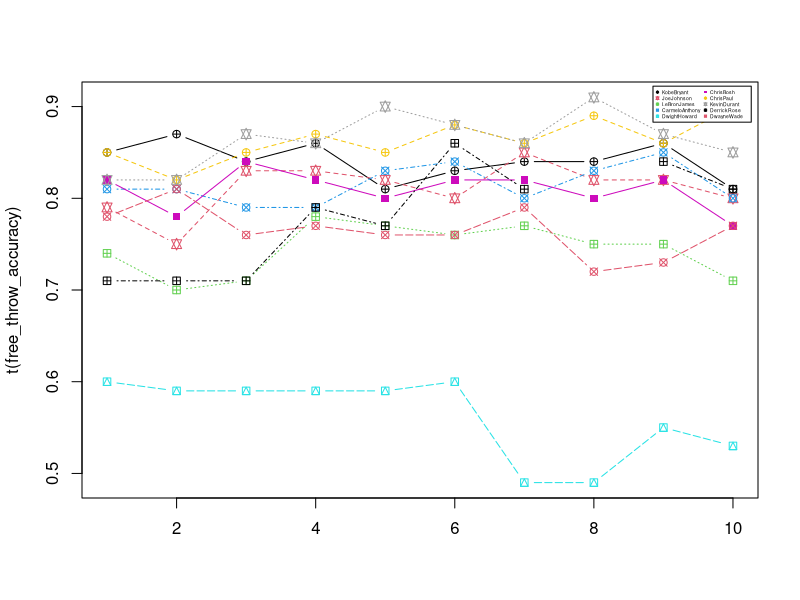
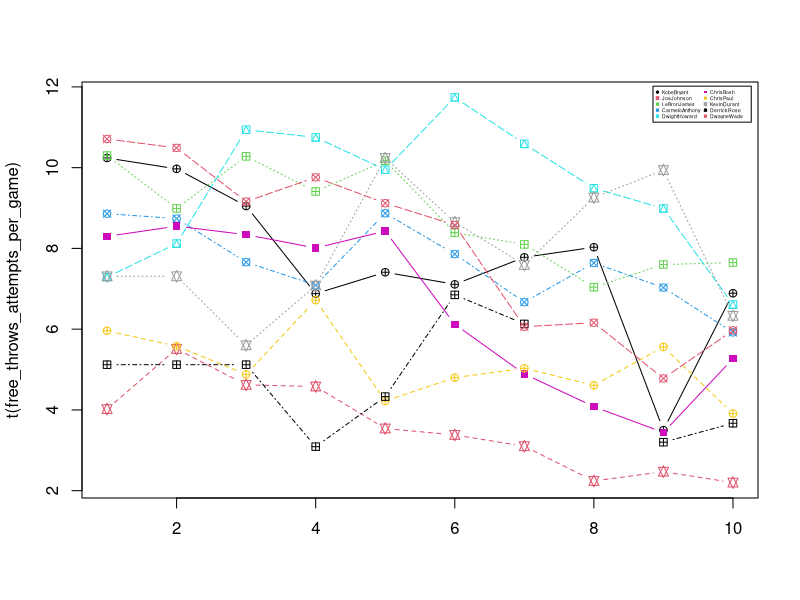
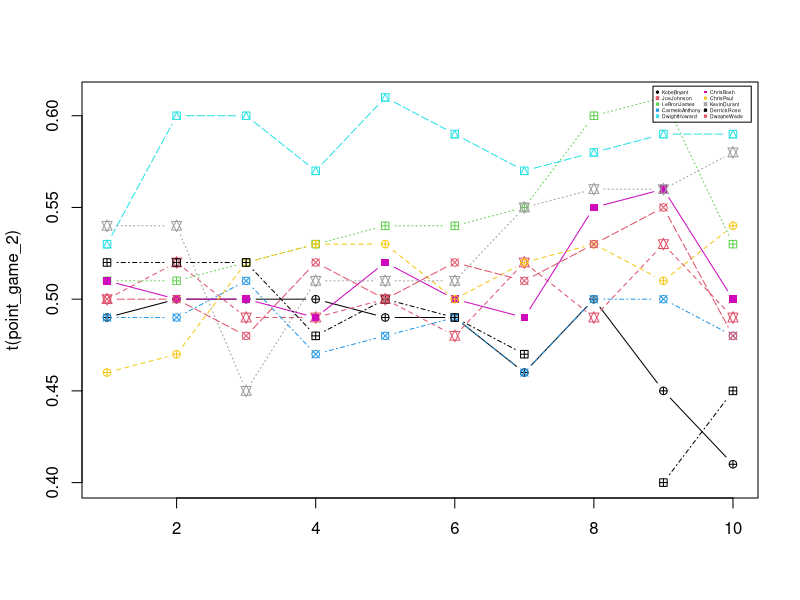
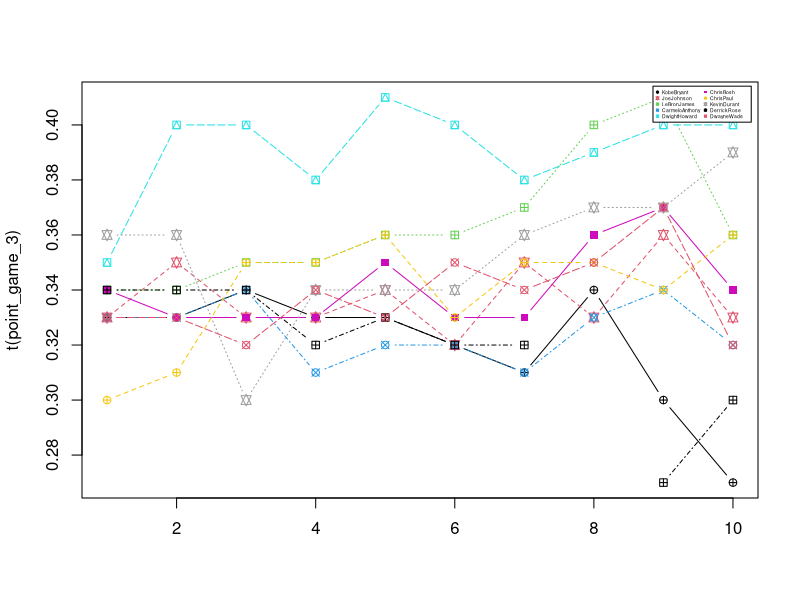

The R source for these figures, in order:

#Seasons of the players
Seasons <- c("2005","2006","2007","2008","2009","2010","2011",
             "2012","2013","2014")

#Players
Players <- c("KobeBryant","JoeJohnson","LeBronJames",
             "CarmeloAnthony","DwightHoward","ChrisBosh",
             "ChrisPaul","KevinDurant","DerrickRose","DwayneWade")

#Games of the players
KobeBryant_G <- c(80,77,82,82,73,82,58,78,6,35)
JoeJohnson_G <- c(82,57,82,79,76,72,60,72,79,80)
LeBronJames_G <- c(79,78,75,81,76,79,62,76,77,69)
CarmeloAnthony_G <- c(80,65,77,66,69,77,55,67,77,40)
DwightHoward_G <- c(82,82,82,79,82,78,54,76,71,41)
ChrisBosh_G <- c(70,69,67,77,70,77,57,74,79,44)
ChrisPaul_G <- c(78,64,80,78,45,80,60,70,62,82)
KevinDurant_G <- c(35,35,80,74,82,78,66,81,81,27)
DerrickRose_G <- c(40,40,40,81,78,81,39,0,10,51)
DwayneWade_G <- c(75,51,51,79,77,76,49,69,54,62)

#Matrix of games
Games <- rbind(KobeBryant_G, JoeJohnson_G, LeBronJames_G, 
               CarmeloAnthony_G, DwightHoward_G, ChrisBosh_G, 
               ChrisPaul_G, KevinDurant_G, DerrickRose_G, DwayneWade_G)
rm(KobeBryant_G, JoeJohnson_G, CarmeloAnthony_G, DwightHoward_G, 
   ChrisBosh_G, LeBronJames_G, ChrisPaul_G, DerrickRose_G, 
   DwayneWade_G, KevinDurant_G)
colnames(Games) <- Seasons
rownames(Games) <- Players
print("Games")
Games

# Number of Free Throws
KobeBryant_FT <- c(696,667,623,483,439,483,381,525,18,196)
JoeJohnson_FT <- c(261,235,316,299,220,195,158,132,159,141)
LeBronJames_FT <- c(601,489,549,594,593,503,387,403,439,375)
CarmeloAnthony_FT <- c(573,459,464,371,508,507,295,425,459,189)
DwightHoward_FT <- c(356,390,529,504,483,546,281,355,349,143)
ChrisBosh_FT <- c(474,463,472,504,470,384,229,241,223,179)
ChrisPaul_FT <- c(394,292,332,455,161,337,260,286,295,289)
KevinDurant_FT <- c(209,209,391,452,756,594,431,679,703,146)
DerrickRose_FT <- c(146,146,146,197,259,476,194,0,27,152)
DwayneWade_FT <- c(629,432,354,590,534,494,235,308,189,284)

# Number of free throws in Matrix
free_throws <- rbind(KobeBryant_FT, JoeJohnson_FT, LeBronJames_FT,
                     CarmeloAnthony_FT, DwightHoward_FT, ChrisBosh_FT, 
                     ChrisPaul_FT, KevinDurant_FT, DerrickRose_FT, 
                     DwayneWade_FT)
rm(KobeBryant_FT, JoeJohnson_FT, LeBronJames_FT, CarmeloAnthony_FT, 
   DwightHoward_FT, ChrisBosh_FT, ChrisPaul_FT, KevinDurant_FT, 
   DerrickRose_FT, DwayneWade_FT)
colnames(free_throws) <- Seasons
rownames(free_throws) <- Players
print("Free_Throws")
free_throws

#Free Throw Attempts
KobeBryant_FTA <- c(819,768,742,564,541,583,451,626,21,241)
JoeJohnson_FTA <- c(330,314,379,362,269,243,186,161,195,176)
LeBronJames_FTA <- c(814,701,771,762,773,663,502,535,585,528)
CarmeloAnthony_FTA <- c(709,568,590,468,612,605,367,512,541,237)
DwightHoward_FTA <- c(598,666,897,849,816,916,572,721,638,271)
ChrisBosh_FTA <- c(581,590,559,617,590,471,279,302,272,232)
ChrisPaul_FTA <- c(465,357,390,524,190,384,302,323,345,321)
KevinDurant_FTA <- c(256,256,448,524,840,675,501,750,805,171)
DerrickRose_FTA <- c(205,205,205,250,338,555,239,0,32,187)
DwayneWade_FTA <- c(803,535,467,771,702,652,297,425,258,370)

#Matrix
free_throws_attempts <- rbind(KobeBryant_FTA, JoeJohnson_FTA, LeBronJames_FTA, 
                              CarmeloAnthony_FTA, DwightHoward_FTA, ChrisBosh_FTA, ChrisPaul_FTA, KevinDurant_FTA, DerrickRose_FTA, DwayneWade_FTA)
rm(KobeBryant_FTA, JoeJohnson_FTA, LeBronJames_FTA, CarmeloAnthony_FTA, 
   DwightHoward_FTA, ChrisBosh_FTA, ChrisPaul_FTA, KevinDurant_FTA, DerrickRose_FTA, DwayneWade_FTA)
colnames(free_throws_attempts) <- Seasons
rownames(free_throws_attempts) <- Players
print("Free_Throws_Attempts")
free_throws_attempts

#Points
KobeBryant_PTS <- c(2832,2430,2323,2201,1970,2078,1616,2133,83,782)
JoeJohnson_PTS <- c(1653,1426,1779,1688,1619,1312,1129,1170,1245,1154)
LeBronJames_PTS <- c(2478,2132,2250,2304,2258,2111,1683,2036,2089,1743)
CarmeloAnthony_PTS <- c(2122,1881,1978,1504,1943,1970,1245,1920,2112,966)
DwightHoward_PTS <- c(1292,1443,1695,1624,1503,1784,1113,1296,1297,646)
ChrisBosh_PTS <- c(1572,1561,1496,1746,1678,1438,1025,1232,1281,928)
ChrisPaul_PTS <- c(1258,1104,1684,1781,841,1268,1189,1186,1185,1564)
KevinDurant_PTS <- c(903,903,1624,1871,2472,2161,1850,2280,2593,686)
DerrickRose_PTS <- c(597,597,597,1361,1619,2026,852,0,159,904)
DwayneWade_PTS <- c(2040,1397,1254,2386,2045,1941,1082,1463,1028,1331)

#Matrix
Points <- rbind(KobeBryant_PTS, JoeJohnson_PTS, LeBronJames_PTS, CarmeloAnthony_PTS, DwightHoward_PTS, ChrisBosh_PTS, ChrisPaul_PTS, KevinDurant_PTS, DerrickRose_PTS, DwayneWade_PTS)
rm(KobeBryant_PTS, JoeJohnson_PTS, LeBronJames_PTS, CarmeloAnthony_PTS, DwightHoward_PTS, ChrisBosh_PTS, ChrisPaul_PTS, KevinDurant_PTS, DerrickRose_PTS, DwayneWade_PTS)
colnames(Points) <- Seasons
rownames(Points) <- Players

#Field Goal Attempts
KobeBryant_FGA <- c(2173,1757,1690,1712,1569,1639,1336,1595,73,713)
JoeJohnson_FGA <- c(1395,1139,1497,1420,1386,1161,931,1052,1018,1025)
LeBronJames_FGA <- c(1823,1621,1642,1613,1528,1485,1169,1354,1353,1279)
CarmeloAnthony_FGA <- c(1572,1453,1481,1207,1502,1503,1025,1489,1643,806)
DwightHoward_FGA <- c(881,873,974,979,834,1044,726,813,800,423)
ChrisBosh_FGA <- c(1087,1094,1027,1263,1158,1056,807,907,953,745)
ChrisPaul_FGA <- c(947,871,1291,1255,637,928,890,856,870,1170)
KevinDurant_FGA <- c(647,647,1366,1390,1668,1538,1297,1433,1688,467)
DerrickRose_FGA <- c(436,436,436,1208,1373,1597,695,0,164,835)
DwayneWade_FGA <- c(1413,962,937,1739,1511,1384,837,1093,761,1084)

#Matrix
field_goals <- rbind(KobeBryant_FGA, JoeJohnson_FGA, LeBronJames_FGA, CarmeloAnthony_FGA, DwightHoward_FGA, ChrisBosh_FGA, ChrisPaul_FGA, KevinDurant_FGA, DerrickRose_FGA, DwayneWade_FGA)
rm(KobeBryant_FGA, JoeJohnson_FGA, LeBronJames_FGA, CarmeloAnthony_FGA, DwightHoward_FGA, ChrisBosh_FGA, ChrisPaul_FGA, KevinDurant_FGA, DerrickRose_FGA, DwayneWade_FGA)
colnames(field_goals) <- Seasons
rownames(field_goals) <- Players
paste("Field_Goals")
field_goals

#Free Throw Accuracy
free_throw_accuracy<-((free_throws/free_throws_attempts))
print("Free_Throw_Accuracy")
free_throw_accuracy<-round(free_throw_accuracy,2)
free_throw_accuracy
matplot(t(free_throw_accuracy),type="b",pch=(10:15),col=c(1:10,2))
legend("topright",inset=0.01,legend=Players,col=c(1:10,2),
       pch=(10:15),horiz=FALSE, ncol = 2,cex = 0.3)

#Free Throw Attempt Per Game
print("Free_Throw_Attempts_PerGame")
free_throws_attempts_per_game<-round((free_throws_attempts/Games),2)
free_throws_attempts_per_game
matplot(t(free_throws_attempts_per_game),type="b",pch=(10:15),col=c(1:10,2))
legend("topright",inset=0.01,legend=Players,col=c(1:10,2),
       pch=(10:15),horiz=FALSE, ncol = 2,cex = 0.3)

#Points
print("Points_Without_Free_Throws")
points_without_free_throws<-(Points-free_throws)/field_goals
points_without_free_throws
print("2_Pointers_Per_Game")
point_game_2<-round((points_without_free_throws/2),2)
point_game_2
print("3_Pointers_Per_Game")
point_game_3<-round((points_without_free_throws/3),2)
point_game_3
matplot(t(point_game_2),type="b",pch=(10:15),col=c(1:10,2))
legend("topright",inset=0.01,legend=Players,col=c(1:10,2),pch=(10:15),
       horiz=FALSE, 
       ncol = 2,cex = 0.3)

matplot(t(point_game_3),type="b",pch=(10:15),col=c(1:10,2))
legend("topright",inset=0.01,legend=Players,col=c(1:10,2),
       pch=(10:15),horiz=FALSE, ncol = 2,cex = 0.3)
